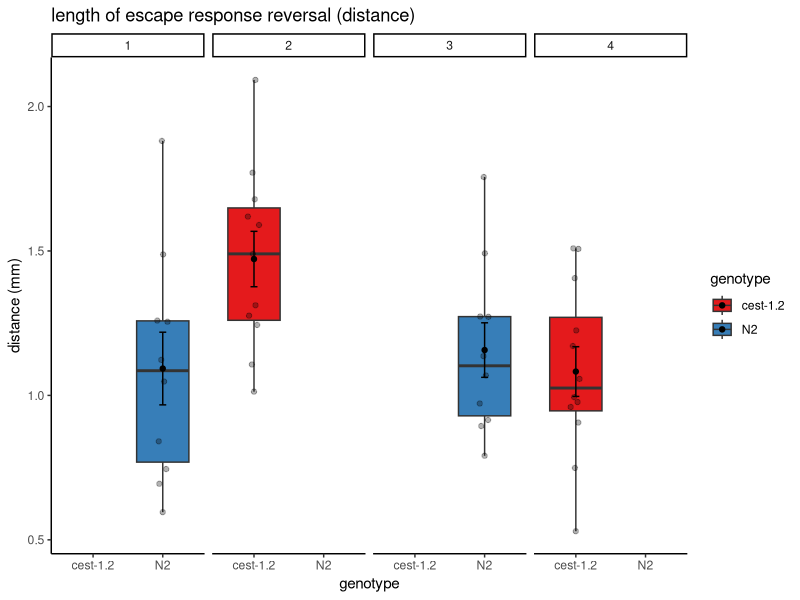
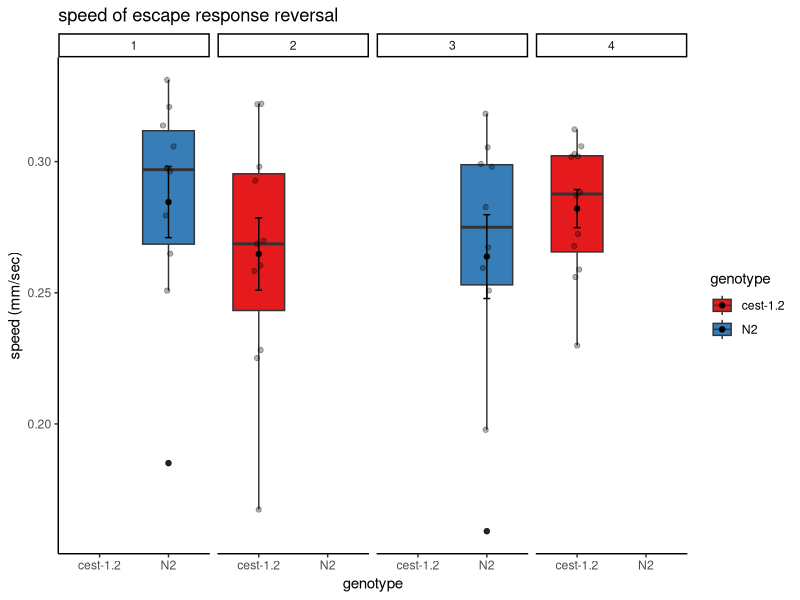
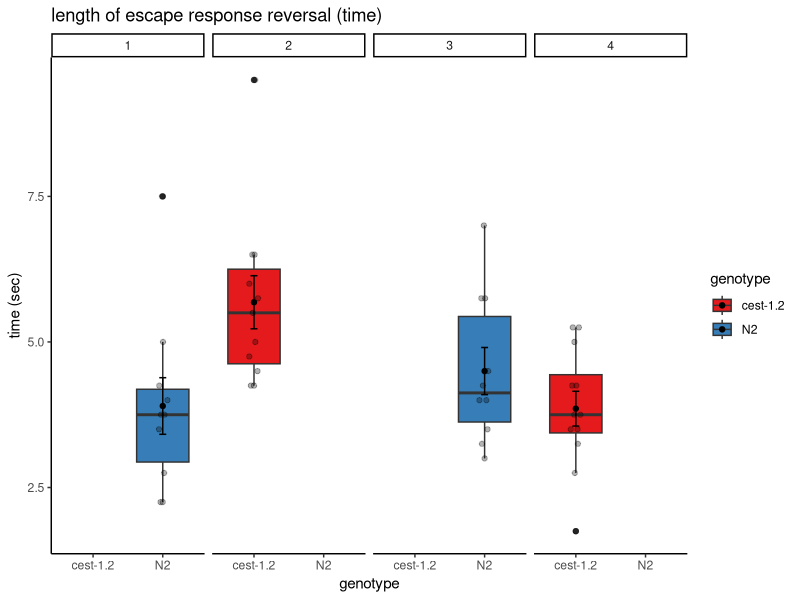

Here is the R script that generated these plots, in order:
## ---- chunk 1
knitr::opts_chunk$set(echo = TRUE)
library(tidyverse)
library(patchwork)
library(ggbeeswarm)
library(kableExtra)
library(magrittr)
theme_set(theme_classic())
## ---- chunk 2
AntTouch <- read_csv('Video_Anterior_Touch.csv') %>%
mutate(plate = as.factor(plate))
## ---- chunk 3

(distancePlot <- AntTouch %>%
  ggplot(aes(x = genotype,fill=genotype, y = length_mm)) +
  geom_boxplot() +
  ggbeeswarm::geom_quasirandom(aes(fill = genotype),
                               width = .1,
                               alpha = 0.3,
                               dodge.width = .75) +
   stat_summary(aes(fill= genotype),
               geom = "point", 
               fun = "mean", 
               width = 0.3, 
               position = position_dodge(width = .4)) +
  stat_summary(aes(),
               geom = "errorbar", 
               fun.data = "mean_se", 
               width = 0.1, 
               position = position_dodge(width = 1.6)) +
  scale_color_brewer(palette = "Set1") +
  scale_fill_brewer(palette = "Set1") +
   labs(title = "length of escape response reversal (distance)",
 y = "distance (mm)", x = "genotype")+ 
  facet_grid(. ~ plate))

## ---- chunk 4

(speedPlot <- AntTouch %>%
  ggplot(aes(x = genotype,fill=genotype, y = `speed_mm/sec`)) +
  geom_boxplot() +
  ggbeeswarm::geom_quasirandom(aes(fill = genotype),
                               width = .1,
                               alpha = 0.3,
                               dodge.width = .75) +
   stat_summary(aes(fill= genotype),
               geom = "point", 
               fun = "mean",
               width = 0.3,
               position = position_dodge(width = .4)) +
  stat_summary(aes(),
               geom = "errorbar", 
               fun.data = "mean_se",
               width = 0.1,
               position = position_dodge(width = 1.6)) +
  scale_color_brewer(palette = "Set1") +
  scale_fill_brewer(palette = "Set1") +
   labs(title = "speed of escape response reversal",
 y = "speed (mm/sec)", x = "genotype")+ 
  facet_grid(. ~ plate))
## ---- chunk 5
(speedPlot <- AntTouch %>%
  ggplot(aes(x = genotype,fill=genotype, y = time_sec)) +
  geom_boxplot() +
  ggbeeswarm::geom_quasirandom(aes(fill = genotype),
                               width = .1,
                               alpha = 0.3,
                               dodge.width = .75) +
   stat_summary(aes(fill= genotype),
               geom = "point", 
               fun = "mean",
               width = 0.3,
               position = position_dodge(width = .4)) +
  stat_summary(aes(),
               geom = "errorbar", 
               fun.data = "mean_se",
               width = 0.1,
               position = position_dodge(width = 1.6)) +
  scale_color_brewer(palette = "Set1") +
  scale_fill_brewer(palette = "Set1") +
   labs(title = "length of escape response reversal (time)",
 y = "time (sec)", x = "genotype")+ 
  facet_grid(. ~ plate))
